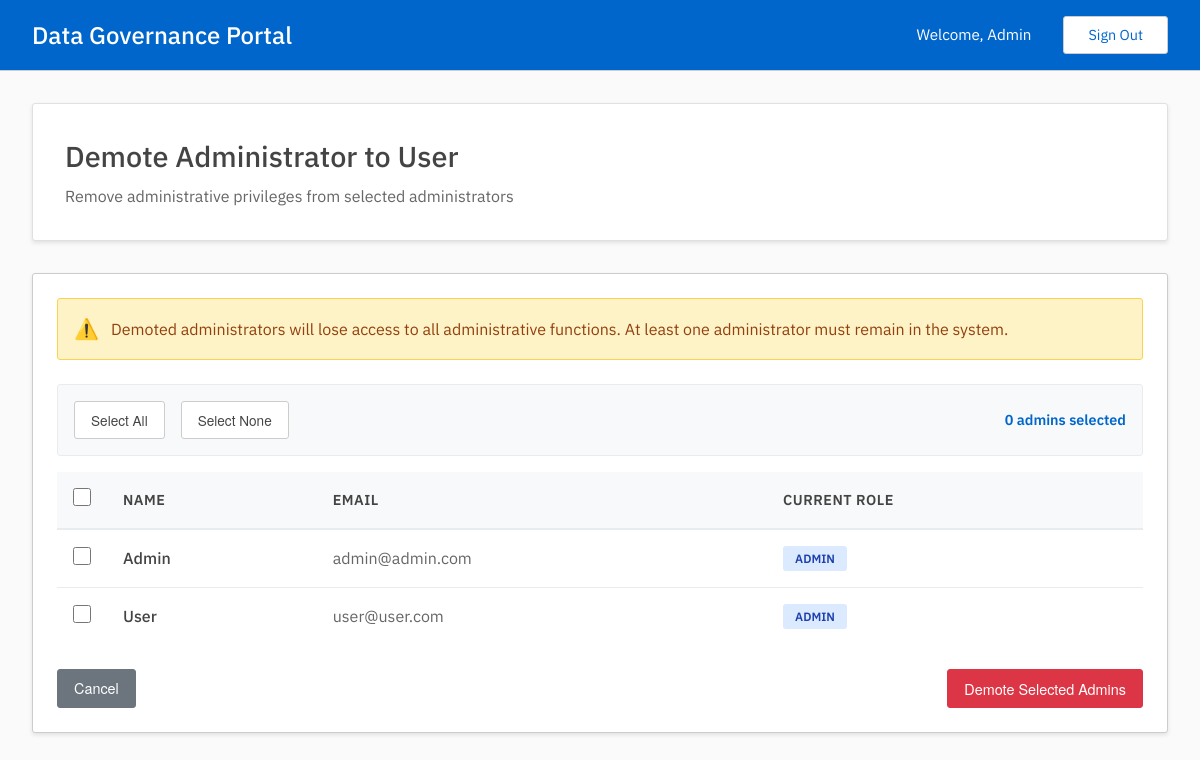
Page /admin/manage_users/demote (signed in) on the earlier database version.
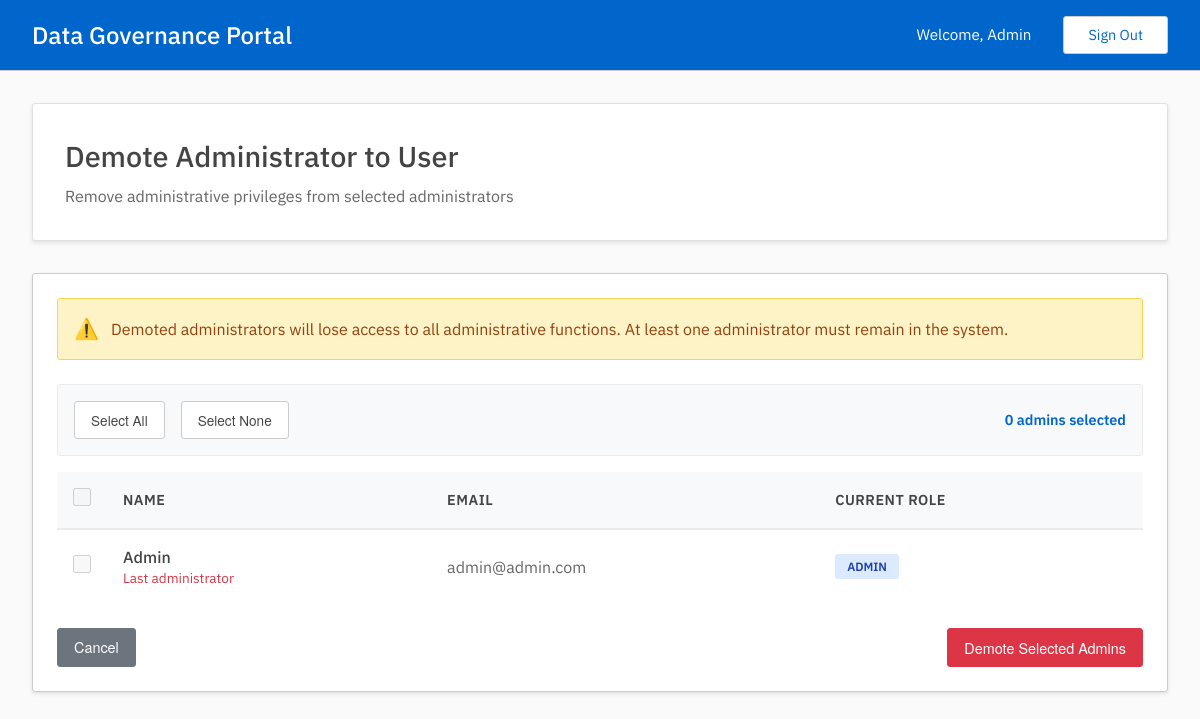
Same page on the later database version.
### tables this page shows
CREATE TABLE users(
        uuid TEXT UNIQUE NOT NULL PRIMARY KEY,
        email TEXT UNIQUE NOT NULL,
        password_hash TEXT NOT NULL,
        name TEXT NOT NULL,
        is_admin INTEGER NOT NULL DEFAULT 0
        );

### admin.py (the view, shortened to what this page needs)
@admin.route('/manage_users/demote', methods=['GET', 'POST'])
@admin_required
def demote_user():
    users_result = read_get_users()
    users = [user for user in users_result["data"] if user['is_admin']] if users_result["status"] == "200" else []
    return render_template('admin/manage_users/demote.html', users=users)

### auth.py (called while the page is built)
def admin_required(f):
    @wraps(f)
    def wrap(*args, **kwargs):
        if session['user']['is_admin']:
            return f(*args, **kwargs)
        else:
            print("403: User is not an admin.")
            return redirect(url_for('user.dashboard'))
    return wrap

### db.py (called while the page is built)
def get_conn_curs():
    conn = sqlite3.connect(DATABASE)
    conn.row_factory = sqlite3.Row
    curs = conn.cursor()
    curs.execute("PRAGMA foreign_keys = ON")
    return conn, curs

def commit_close(conn, curs):
    conn.commit()
    curs.close()
    conn.close()

def get_users():
    conn, curs = get_conn_curs()
    curs.execute("SELECT * FROM users")
    users = curs.fetchall()
    commit_close(conn, curs)
    return {
        "status": "200",
        "message": "Users found successfully",
        "data": users
        }

### templates/admin/manage_users/demote.html (shortened to what this page needs)
{% extends "base.html" %}
{% block content %}
<div class="dashboard-header">
    <h2>Demote Administrator to User</h2>
    <p>Remove administrative privileges from selected administrators</p>
</div>
{% if users %}
<form method="POST" id="demoteForm">
    <div class="table-container">
        <div class="warning-message mb-3">
            <span class="warning-icon">⚠️</span>
            <span>Demoted administrators will lose access to all administrative functions. At least one administrator must remain in the system.</span>
        </div>
        <div class="bulk-actions">
            <button type="button" class="bulk-select-btn" onclick="selectAll()">Select All</button>
            <button type="button" class="bulk-select-btn" onclick="selectNone()">Select None</button>
            <span class="selected-count" id="selectedCount">0 admins selected</span>
        </div>
        <table class="data-table">
            <thead>
                <tr>
                    <th class="checkbox-cell">
                        <input type="checkbox" id="selectAllCheckbox" class="custom-checkbox"
                               onchange="toggleAll(this)">
                    </th>
                    <th>Name</th>
                    <th>Email</th>
                    <th>Current Role</th>
                </tr>
            </thead>
            <tbody>
                {% for user in users %}
                <tr>
                    <td class="checkbox-cell">
                        <input type="checkbox" name="users" value="{{ user['uuid'] }}"
                               class="custom-checkbox user-checkbox"
                               {% if users|length == 1 %}disabled title="Cannot demote the last administrator"{% endif %}
                               onchange="updateSelectedCount()">
                    </td>
                    <td>
                        <div style="font-weight: 500;">{{ user['name'] }}</div>
                        {% if users|length == 1 %}
                        <div style="color: #dc3545; font-size: 0.85rem;">Last administrator</div>
                        {% endif %}
                    </td>
                    <td style="color: #666;">{{ user['email'] }}</td>
                    <td>
                        <span class="role-badge role-admin">Admin</span>
                    </td>
                </tr>
                {% endfor %}
            </tbody>
        </table>
        <div class="action-buttons mt-3" style="display: flex; justify-content: space-between;">
            <a href="{{ url_for('admin.manage_users') }}" class="btn btn-secondary">Cancel</a>
            <button type="submit" class="btn btn-danger" id="submitBtn" disabled>
                Demote Selected Admins
            </button>
        </div>
    </div>
</form>
{% endif %}
{% endblock %}

### templates/base.html (shortened to what this page needs)
<!DOCTYPE html>
<html lang="en">
<head>
    <link rel="stylesheet" href="{{ url_for('static', filename='styles.css') }}">
</head>
<body>
    {% if session.get('user') %}
    <header class="header">
        <div class="header-content">
            <div class="header-left">
                <h1>Data Governance Portal</h1>
            </div>
            <div class="header-right">
                <span class="welcome-text">Welcome, {{ session['user']['name'] }}</span>
                <a href="{{ url_for('login') }}" class="sign-out-btn">Sign Out</a>
            </div>
        </div>
    </header>
    {% endif %}
    <main class="main-content">
        {% block content %}{% endblock %}
    </main>
</body>
</html>

Differences in the rows shown:
no longer on this page (row edited): users: name "User", email "user@user.com"
shown differently, row unchanged: users "Admin": now shows "Last administrator"
